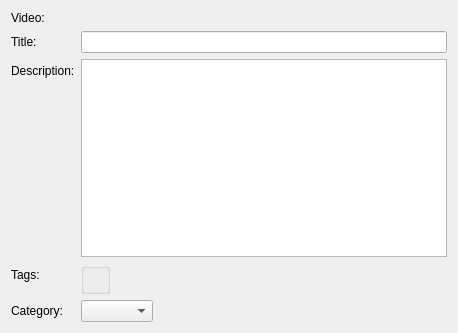
<?xml version="1.0" encoding="UTF-8"?>
<ui version="4.0">
 <class>VideoPage</class>
 <widget class="QWizardPage" name="VideoPage">
  <property name="geometry">
   <rect>
    <x>0</x>
    <y>0</y>
    <width>458</width>
    <height>333</height>
   </rect>
  </property>
  <property name="windowTitle">
   <string>WizardPage</string>
  </property>
  <property name="title">
   <string>Video</string>
  </property>
  <attribute name="pageId">
   <string notr="true">2</string>
  </attribute>
  <layout class="QFormLayout" name="formLayout">
   <property name="fieldGrowthPolicy">
    <enum>QFormLayout::ExpandingFieldsGrow</enum>
   </property>
   <item row="1" column="0">
    <widget class="QLabel" name="label">
     <property name="text">
      <string>Video:</string>
     </property>
    </widget>
   </item>
   <item row="1" column="1">
    <widget class="KUrlRequester" name="videoRequester">
     <property name="clickMessage">
      <string notr="true"/>
     </property>
    </widget>
   </item>
   <item row="2" column="0">
    <widget class="QLabel" name="label_2">
     <property name="text">
      <string>Title:</string>
     </property>
    </widget>
   </item>
   <item row="2" column="1">
    <widget class="KLineEdit" name="titleEdit"/>
   </item>
   <item row="4" column="0">
    <widget class="QLabel" name="label_3">
     <property name="text">
      <string>Description:</string>
     </property>
    </widget>
   </item>
   <item row="4" column="1">
    <widget class="KTextEdit" name="descriptionEdit"/>
   </item>
   <item row="6" column="0">
    <widget class="QLabel" name="label_5">
     <property name="text">
      <string>Tags:</string>
     </property>
    </widget>
   </item>
   <item row="7" column="0">
    <widget class="QLabel" name="label_4">
     <property name="text">
      <string>Category:</string>
     </property>
    </widget>
   </item>
   <item row="6" column="1">
    <widget class="KEditListBox" name="tagBox"/>
   </item>
   <item row="7" column="1">
    <widget class="KComboBox" name="categoryCombo"/>
   </item>
  </layout>
 </widget>
 <customwidgets>
  <customwidget>
   <class>KUrlRequester</class>
   <extends>QFrame</extends>
   <header>kurlrequester.h</header>
  </customwidget>
  <customwidget>
   <class>KEditListBox</class>
   <extends>QGroupBox</extends>
   <header>keditlistbox.h</header>
  </customwidget>
  <customwidget>
   <class>KLineEdit</class>
   <extends>QLineEdit</extends>
   <header>klineedit.h</header>
  </customwidget>
  <customwidget>
   <class>KComboBox</class>
   <extends>QComboBox</extends>
   <header>kcombobox.h</header>
  </customwidget>
  <customwidget>
   <class>KTextEdit</class>
   <extends>QTextEdit</extends>
   <header>ktextedit.h</header>
  </customwidget>
 </customwidgets>
 <resources/>
 <connections/>
</ui>
